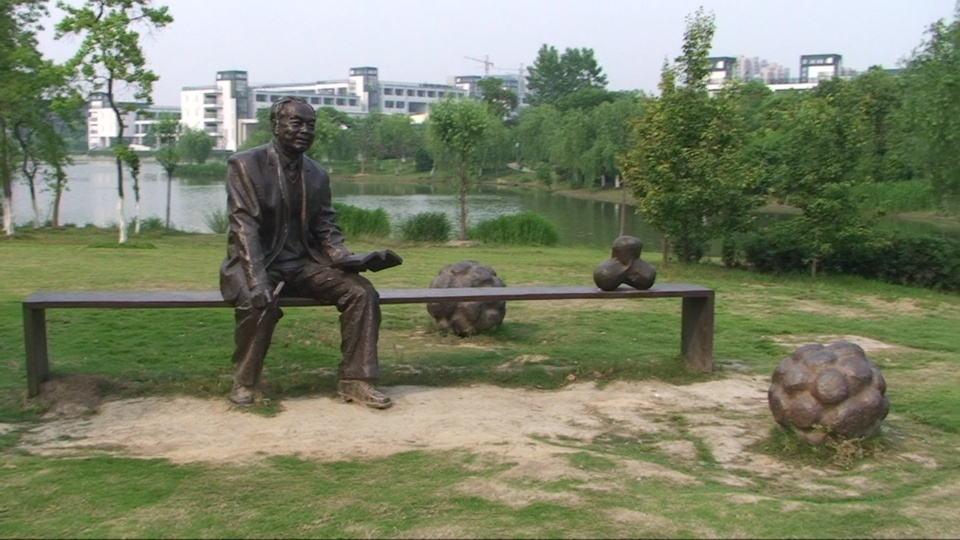
#> input picture data_pair/5-lawn_left.jpg, 960 x 540 px
$ python grab_cut_.py   (Python 2 division)
#> lines starting #> are read from the running program, lines starting #| are printed output that depends on the picture
import cv2
import numpy as np
from matplotlib import pyplot as plt


#person
rect_p=(190,62,260,380)

bgm=np.zeros((1,65),np.float64)
fgm=np.zeros((1,65),np.float64)

img_l=cv2.imread('../data_pair/5-lawn_left.jpg')
#> img_l is the input picture: shape (540, 960, 3); mean B, G, R 104.8, 130.4, 123.5
img_r=cv2.imread('../data_pair/5-lawn_left.jpg')
mask=np.zeros((img_l.shape[:2]),np.uint8)

print img_l.dtype
#| uint8

cv2.grabCut(img_l,mask,rect_p,bgm,fgm,5,cv2.GC_INIT_WITH_RECT)
mask_s=np.where((mask==2)|(mask==0),0,1).astype('uint8')
img_l_c=img_l*mask_s[:,:,np.newaxis]
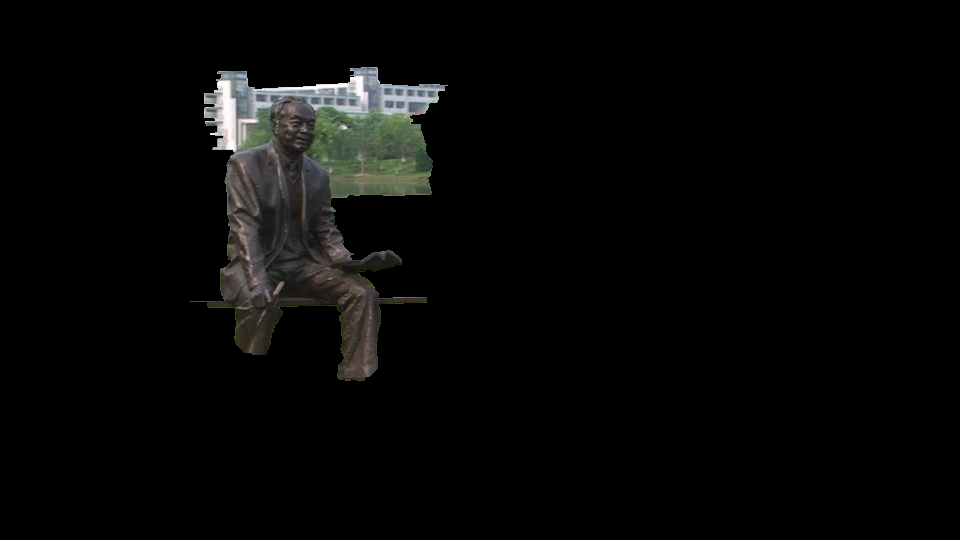
#> img_l_c: shape (540, 960, 3); mean B, G, R 6.9, 7.5, 7.3
cv2.imshow('gc',img_l_c)
cv2.waitKey(0)
fig=plt.figure()
plt.imshow(cv2.cvtColor(img_l,cv2.COLOR_BGR2RGB))
plt.show()

$ run again, with data_pair/1-cones_left.jpg copied over data_pair/5-lawn_left.jpg
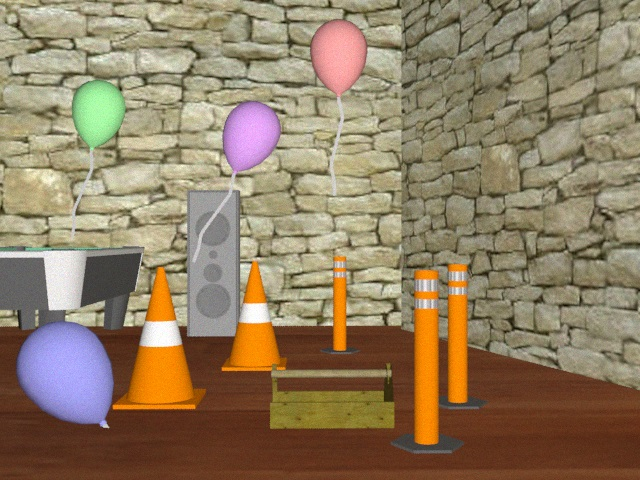
#> input picture data_pair/1-cones_left.jpg, 640 x 480 px
#> img_l is the input picture: shape (480, 640, 3); mean B, G, R 98.9, 126.2, 144.8
#| uint8
#> `img_l_c=img_l*mask_s[:,:,np.newaxis]`:
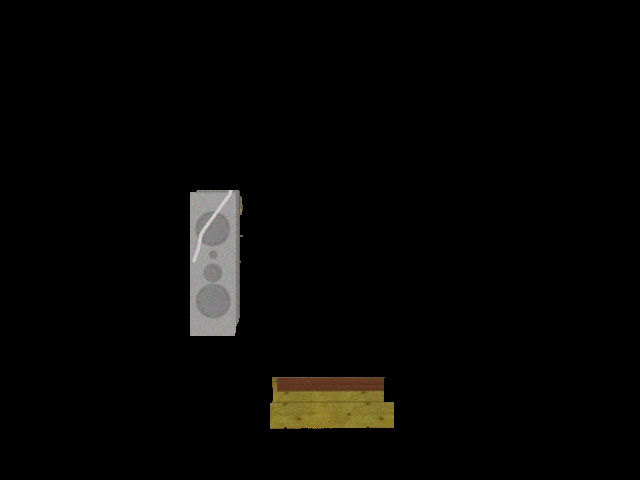
#> img_l_c: shape (480, 640, 3); mean B, G, R 4.3, 5.5, 6

$ run again, with data_pair/1-cones_right.jpg copied over data_pair/5-lawn_left.jpg
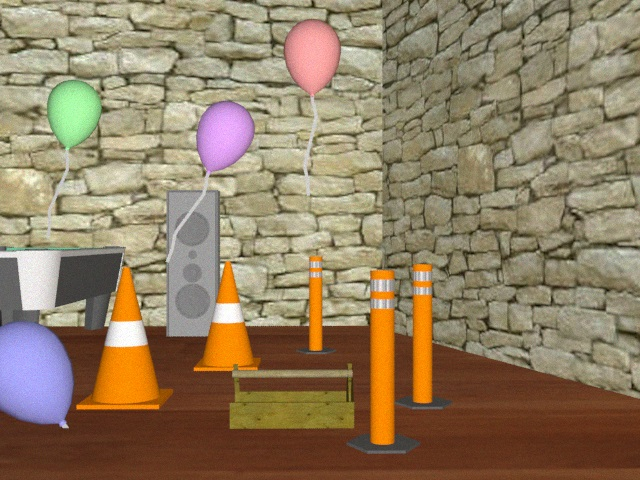
#> input picture data_pair/1-cones_right.jpg, 640 x 480 px
#> img_l is the input picture: shape (480, 640, 3); mean B, G, R 98.7, 126.4, 145
#| uint8
#> `img_l_c=img_l*mask_s[:,:,np.newaxis]`:
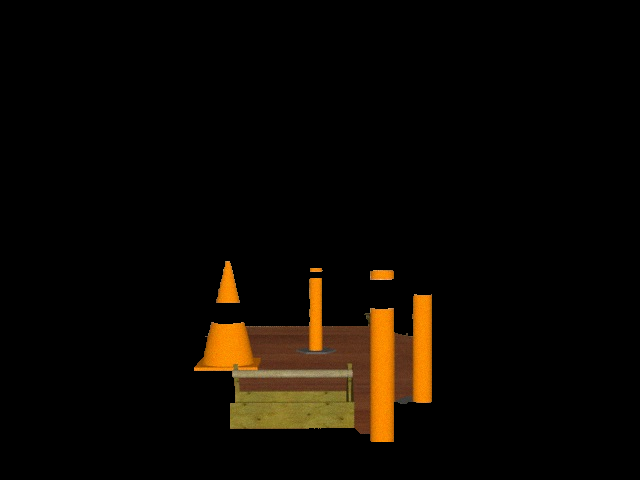
#> img_l_c: shape (480, 640, 3); mean B, G, R 2.1, 7.7, 12.1
